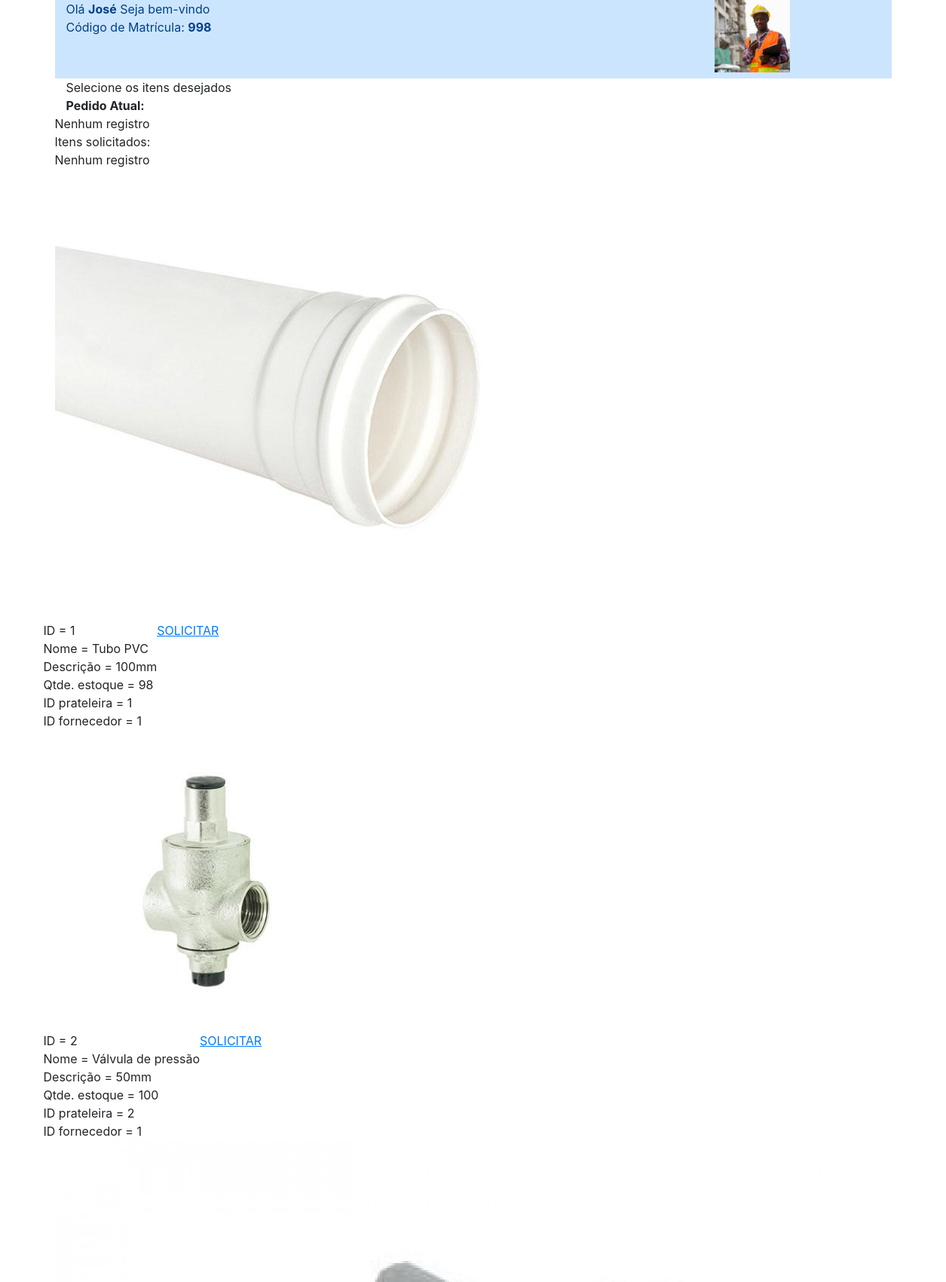
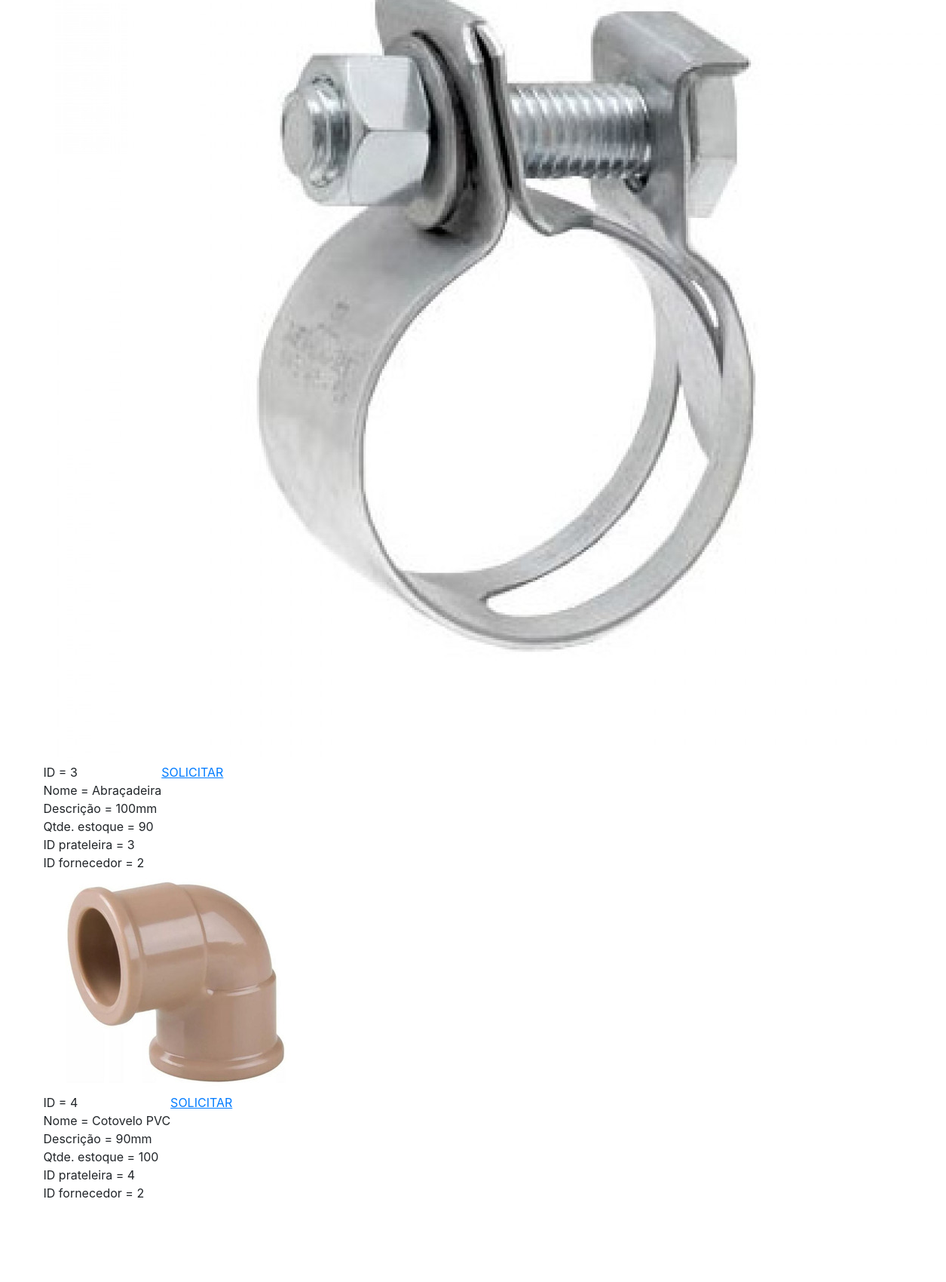
Screenshot of /faz-pedido.php (signed in, upper part) with the database file from the repository (2 pictures, top to bottom).
### tables this page shows
CREATE TABLE `material` (
  `id_material` int(4) NOT NULL AUTO_INCREMENT,
  `nome_material` varchar(50) NOT NULL,
  `desc_material` varchar(300) NOT NULL,
  `qtde_estoque` int(11) DEFAULT NULL,
  `id_prat_fk` int(4) NOT NULL,
  `id_forn_fk` int(4) NOT NULL,
  `imagem` varchar(100) DEFAULT NULL,
  PRIMARY KEY (`id_material`),
  KEY `id_prat_fk` (`id_prat_fk`),
  KEY `id_forn_fk` (`id_forn_fk`),
  CONSTRAINT `MATERIAL_ibfk_1` FOREIGN KEY (`id_prat_fk`) REFERENCES `prateleira` (`id_prat`),
  CONSTRAINT `MATERIAL_ibfk_2` FOREIGN KEY (`id_forn_fk`) REFERENCES `fornecedor` (`id_forn`)
);

### App/Model/conexao.php (called while the page is built, shortened)
<?php
class Conexao{
	private static $instance;
	public static function getConn(){
		if(!isset(self::$instance)):
			self::$instance = new \PDO('mysql:host=localhost; dbname=db_ccmed; charset=utf8', 'root', '');
		endif;
		return self::$instance;
	}
}
 ?>

### App/Model/MaterialDao.php (called while the page is built, shortened)
<?php
class MaterialDao{
	public function read(){
		$sql = 'SELECT * FROM MATERIAL';
		$stmt = Conexao::getConn()->prepare($sql);
		$stmt->execute();
		if($stmt->rowCount() > 0):
			$resultado = $stmt->fetchAll(\PDO::FETCH_ASSOC);
			return $resultado;
		else:
			echo "Nenhum registro";
		endif;
	}
}
 ?>

### faz-pedido.php (the view, shortened to what this page needs)
<?php
	$materialDao = new \App\Model\MaterialDao;
	$pedidoDao = new \App\Model\PedidoDao;
	$detalheDao = new \App\Model\Detalhe_pedidoDao;
	$usuarioDao = new \App\Model\UsuarioDao;
	?>
<!doctype html>
<html lang="pt-br">
  <head>
    <link rel="stylesheet" href="https://cdn.jsdelivr.net/npm/bootstrap@4.5.3/dist/css/bootstrap.min.css">
  </head>
  <body>
    <div class="container">
    <div class="row">
        <div class="col-sm-12">
            <?php
            if(!isset($_SESSION['id_usuario'])){
            session_destroy();
            header("location:login.php");
            }else{
            $usuarioDao->mostrarSessao();
}
foreach($pedidoDao->ultimo_pedido() as $ultimo){
    echo
    "
    <div class='container'>
        <div class='row'>
            <div class='col-sm-12'>
            Selecione os itens desejados
            </div>
            <div class='col-sm-12'>
                <b>Pedido Atual: " .$ultimo . "</b>
            </div>
        </div>
    </div>
    ";
}
    foreach($detalheDao->read() as $detalhes);
    if ($detalhes['id_pedido_fk'] == $ultimo){
        echo "<br>Itens solicitados:<br>";
    }
?>
    </div>
    </div>
    </div>
    </body>
    </html>
    <?php
    foreach($materialDao->read() as $materiais){
			echo
                "
                <div class='container'>
                <div class='row'>
                    <div class='col-sm-12'>
                    <img src = upload/" . $materiais['imagem'] . " class = ''><br>
                    </div>
				ID = " . $materiais['id_material'] . "<br>
				Nome = " . $materiais['nome_material'] . "<br>
				Descrição = " . $materiais['desc_material'] . "<br>
				Qtde. estoque = " . $materiais['qtde_estoque'] . "<br>
				ID prateleira = " . $materiais['id_prat_fk'] . "<br>
				ID fornecedor = " . $materiais['id_forn_fk'] . "<br>
                <a href = confirmar-pedido.php?id=" . $materiais['id_material'] . "><u>SOLICITAR</u></a>
                </div>
                </div>
                ";
        };
        ?>

### rows the page displays
material: imagem (picture), id_material "1", nome_material "Tubo PVC", desc_material "100mm", qtde_estoque "98", id_prat_fk "1", id_forn_fk "1"
material: imagem (picture), id_material "2", nome_material "Válvula de pressão", desc_material "50mm", qtde_estoque "100", id_prat_fk "2", id_forn_fk "1"
material: imagem (picture), id_material "3", nome_material "Abraçadeira", desc_material "100mm", qtde_estoque "90", id_prat_fk "3", id_forn_fk "2"
material: imagem (picture), id_material "4", nome_material "Cotovelo PVC", desc_material "90mm", qtde_estoque "100", id_prat_fk "4", id_forn_fk "2"
material: imagem (picture)

### other values shown
$_SESSION['nome'] "José"
$_SESSION['matricula'] "998"
